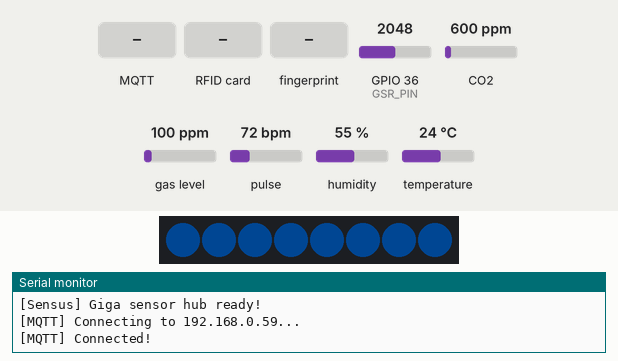
A sketch run on a simulated ESP32. Parts: 8 RGB LEDs in strip order, left to right, the last lines printed to the serial monitor. The test bench sets the inputs (shaded band); at power-on: GPIO 36 (GSR_PIN) = 2048, CO2 600 ppm, gas level 100 ppm, pulse 72 bpm, humidity 55 %, temperature 24 °C. Dim RGB values are drawn brighter than linear; WiFi joins after 1.5 s; servers stay silent unless stated; random numbers use the default seed unless the sketch sets one; no MQTT or app messages arrive unless stated.

Above: at 7.5 s.
7.6 s: MQTT message "warning" arrives on the first subscribed topic
At 8.6 s:
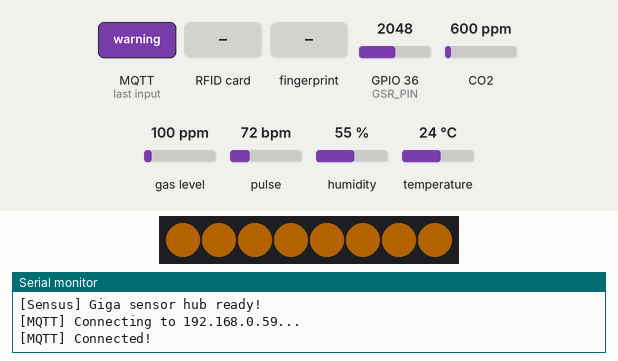
9.1 s: MQTT message "critical" arrives on the first subscribed topic
At 9.8 s:
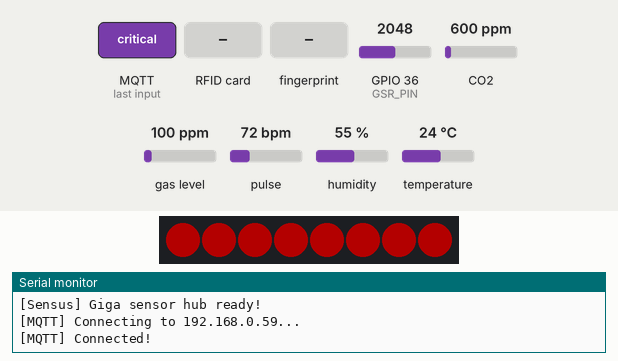
10.6 s: MQTT message "1" arrives on the second subscribed topic
At 10.9 s:
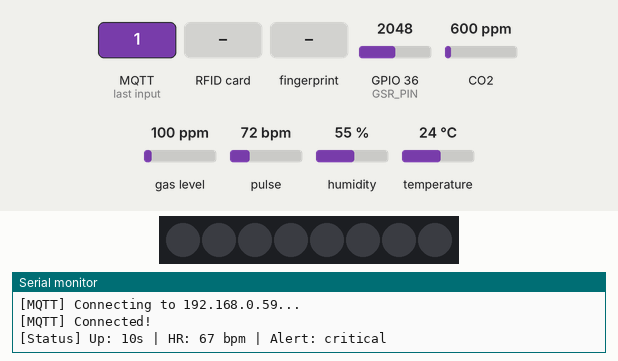
12.1 s: RFID card 5E 7A 19 C4 held to the reader
At 12.3 s:
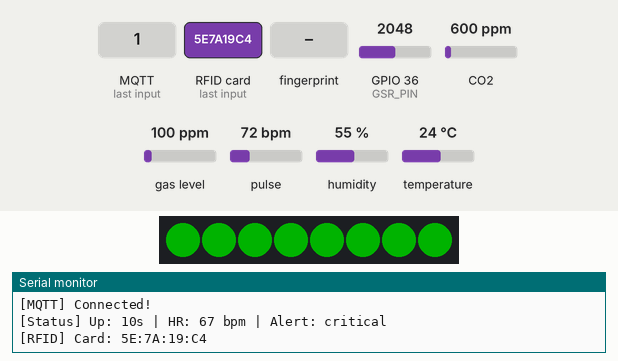
13.6 s: finger stored as number 1 placed on the sensor
At 16.0 s:
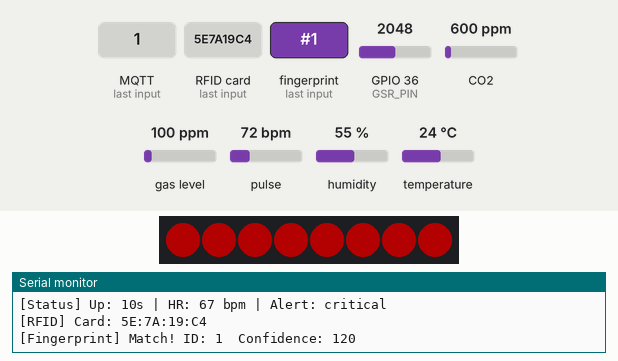
16.3 s: MQTT message "0" arrives on the second subscribed topic
At 17.7 s:
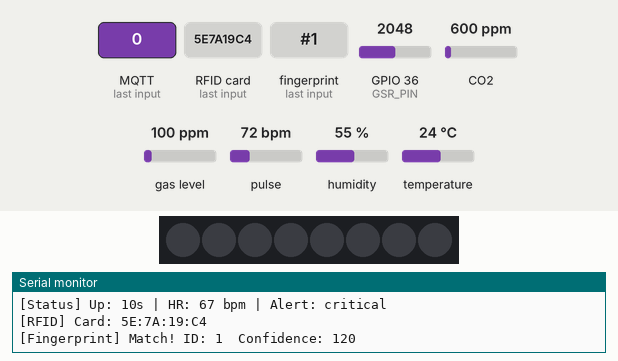
Timing chart, 0 to 18.8 s (numbered marks = the images above; inputs shaded):
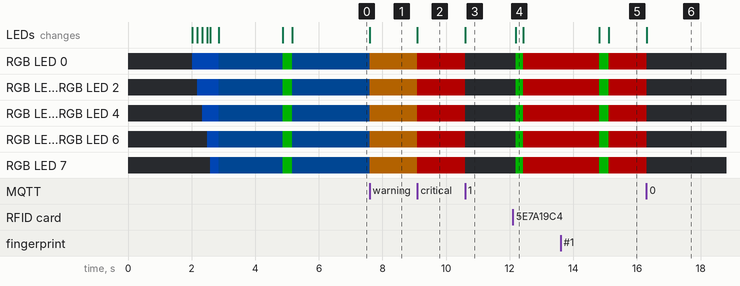

The sketch:

sensus_giga_sensors.ino
```cpp
/*
 * Sensus — Arduino Giga R1 WiFi Sensor Hub
 * ==========================================
 * All-in-one sensor node: environmental, vitals, auth, and status LEDs.
 *
 * Sensors:
 *   - DHT11:     Temperature + Humidity           (Digital pin D2)
 *   - CCS811:    CO2 + TVOC Air Quality           (I2C: SDA/SCL)
 *   - MAX30102:  Heart Rate + SpO2 ground truth   (I2C: SDA/SCL, addr 0x57)
 *   - GSR:       Galvanic Skin Response            (Analog A0)
 *   - RFID RC522: Mifare card authentication       (SPI: MOSI=D11, MISO=D12, SCK=D13, SS=D10, RST=D9)
 *   - M5Stack Finger2: Fingerprint scanner         (UART Serial1: TX=D1, RX=D0)
 *   - NeoPixel:  8-LED status strip                (Digital pin D5)
 *
 * Board: Arduino Giga R1 WiFi
 * Board Package: Arduino Mbed OS Giga Boards
 */

#include <WiFi.h>
#include <PubSubClient.h>
#include <ArduinoJson.h>
#include <Wire.h>
#include <SPI.h>

// Sensors
#include <DHT.h>
#include <Adafruit_CCS811.h>
#include <MAX30105.h>
#include <heartRate.h>
#include <Adafruit_NeoPixel.h>
#include <MFRC522.h>
#include <Adafruit_Fingerprint.h>

// ─── CONFIG ──────────────────────────────────────────────────────────────────
#define NODE_ID       "giga"
#define WIFI_SSID     "sensus-csi"
#define WIFI_PASS     "sensusAI"
#define MQTT_BROKER   "192.168.0.59"
#define MQTT_PORT     1883

// ─── PIN ASSIGNMENTS ─────────────────────────────────────────────────────────
#define DHT_PIN       2
#define DHT_TYPE      DHT11
#define GSR_PIN       A0
#define NEOPIXEL_PIN  5
#define NEOPIXEL_COUNT 8
#define RFID_SS_PIN   10
#define RFID_RST_PIN  9

// ─── TIMING ──────────────────────────────────────────────────────────────────
#define ENV_INTERVAL_MS      2000
#define HR_INTERVAL_MS       100
#define GSR_INTERVAL_MS      500
#define RFID_INTERVAL_MS     300
#define FP_INTERVAL_MS       1000
#define STATUS_INTERVAL_MS   10000
#define HR_PUBLISH_MS        1000

// ─── OBJECTS ─────────────────────────────────────────────────────────────────
WiFiClient wifiClient;
PubSubClient mqtt(wifiClient);

DHT dht(DHT_PIN, DHT_TYPE);
Adafruit_CCS811 ccs;
MAX30105 particleSensor;
Adafruit_NeoPixel strip(NEOPIXEL_COUNT, NEOPIXEL_PIN, NEO_GRB + NEO_KHZ800);
MFRC522 rfid(RFID_SS_PIN, RFID_RST_PIN);
Adafruit_Fingerprint finger = Adafruit_Fingerprint(&Serial1);

// ─── STATE ───────────────────────────────────────────────────────────────────
unsigned long lastEnv = 0, lastHR = 0, lastGSR = 0;
unsigned long lastRFID = 0, lastFP = 0, lastStatus = 0, lastHRPublish = 0;

bool ccsReady = false;
bool maxReady = false;
bool rfidReady = false;
bool fpReady = false;

// MAX30102 heart rate averaging
float beatsPerMinute = 0;
int beatAvg = 0;
const byte RATE_SIZE = 4;
byte rates[RATE_SIZE];
byte rateSpot = 0;
long lastBeat = 0;

// Alert state for LEDs
String currentAlert = "normal";

// ─── MQTT CALLBACK ───────────────────────────────────────────────────────────
void mqttCallback(char* topic, byte* payload, unsigned int length) {
    String msg;
    for (unsigned int i = 0; i < length; i++) msg += (char)payload[i];
    String t = String(topic);

    if (t == "sensus/giga/alert") {
        currentAlert = msg;
        updateLEDs();
    }
    else if (t == "sensus/giga/leds") {
        StaticJsonDocument<64> doc;
        if (deserializeJson(doc, msg) == DeserializationError::Ok) {
            uint8_t r = doc["r"] | 0;
            uint8_t g = doc["g"] | 0;
            uint8_t b = doc["b"] | 0;
            for (int i = 0; i < NEOPIXEL_COUNT; i++) strip.setPixelColor(i, strip.Color(r, g, b));
            strip.show();
        }
    }
}

// ─── LED STATUS INDICATORS ──────────────────────────────────────────────────
void updateLEDs() {
    uint32_t color;
    if (currentAlert == "critical") {
        color = strip.Color(255, 0, 0);
    } else if (currentAlert == "warning") {
        color = strip.Color(255, 140, 0);
    } else if (currentAlert == "auth_ok") {
        color = strip.Color(0, 255, 0);
    } else {
        color = strip.Color(0, 40, 80);
    }
    for (int i = 0; i < NEOPIXEL_COUNT; i++) strip.setPixelColor(i, color);
    strip.show();
}

void ledStartupAnimation() {
    for (int i = 0; i < NEOPIXEL_COUNT; i++) {
        strip.setPixelColor(i, strip.Color(0, 100, 255));
        strip.show();
        delay(80);
    }
    delay(200);
    for (int i = 0; i < NEOPIXEL_COUNT; i++) {
        strip.setPixelColor(i, strip.Color(0, 40, 80));
    }
    strip.show();
}

// ─── WiFi ────────────────────────────────────────────────────────────────────
void connectWiFi() {
    WiFi.disconnect();
    delay(500);
    Serial.print("[WiFi] Connecting to '");
    Serial.print(WIFI_SSID);
    Serial.println("'...");
    WiFi.begin(WIFI_SSID, WIFI_PASS);

    int timeout = 40;
    while (WiFi.status() != WL_CONNECTED && timeout > 0) {
        delay(500);
        Serial.print(".");
        timeout--;
    }

    if (WiFi.status() == WL_CONNECTED) {
        Serial.print("\n[WiFi] Connected! IP: ");
        Serial.println(WiFi.localIP());
        for (int i = 0; i < NEOPIXEL_COUNT; i++) strip.setPixelColor(i, strip.Color(0, 255, 0));
        strip.show();
        delay(300);
        updateLEDs();
    } else {
        Serial.println("\n[WiFi] FAILED");
        for (int i = 0; i < NEOPIXEL_COUNT; i++) strip.setPixelColor(i, strip.Color(255, 0, 0));
        strip.show();
    }
}

// ─── MQTT ────────────────────────────────────────────────────────────────────
void mqttReconnect() {
    if (WiFi.status() != WL_CONNECTED) return;

    String clientId = String("sensus-giga-") + String(random(1000));
    Serial.print("[MQTT] Connecting to ");
    Serial.print(MQTT_BROKER);
    Serial.println("...");

    if (mqtt.connect(clientId.c_str())) {
        Serial.println("[MQTT] Connected!");
        mqtt.subscribe("sensus/giga/alert");
        mqtt.subscribe("sensus/giga/leds");

        StaticJsonDocument<128> doc;
        doc["node"] = NODE_ID;
        doc["event"] = "connected";
        doc["ip"] = WiFi.localIP().toString();
        char buf[128];
        serializeJson(doc, buf);
        mqtt.publish("sensus/giga/status", buf);
    } else {
        Serial.print("[MQTT] Failed, rc=");
        Serial.println(mqtt.state());
    }
}

void publishJson(const char* topic, JsonDocument& doc) {
    char buf[384];
    serializeJson(doc, buf, sizeof(buf));
    mqtt.publish(topic, buf);
}

// ─── SENSOR INIT ─────────────────────────────────────────────────────────────
void initSensors() {
    dht.begin();
    Serial.println("[DHT11] Initialized on pin D2");

    if (ccs.begin()) {
        ccsReady = true;
        while (!ccs.available()) delay(100);
        Serial.println("[CCS811] Initialized (I2C)");
    } else {
        Serial.println("[CCS811] NOT FOUND - skipping");
    }

    if (particleSensor.begin(Wire, I2C_SPEED_FAST)) {
        maxReady = true;
        particleSensor.setup();
        particleSensor.setPulseAmplitudeRed(0x0A);
        particleSensor.setPulseAmplitudeGreen(0);
        Serial.println("[MAX30102] Initialized (I2C)");
    } else {
        Serial.println("[MAX30102] NOT FOUND - skipping");
    }

    SPI.begin();
    rfid.PCD_Init();
    delay(100);
    rfidReady = true;
    rfid.PCD_Init();
    Serial.println("[RFID] RC522 Initialized (SPI)");

    Serial1.begin(57600);
    finger.begin(57600);
    if (finger.verifyPassword()) {
        fpReady = true;
        finger.getTemplateCount();
        Serial.print("[Fingerprint] Found, templates: ");
        Serial.println(finger.templateCount);
    } else {
        Serial.println("[Fingerprint] NOT FOUND - skipping");
    }

    strip.begin();
    strip.setBrightness(60);
    strip.show();
    Serial.println("[NeoPixel] 8-LED strip on pin D5");
}

// ─── SENSOR READING FUNCTIONS ────────────────────────────────────────────────

void readAndPublishEnv() {
    StaticJsonDocument<256> doc;
    doc["ts"] = millis();

    float temp = dht.readTemperature();
    float hum = dht.readHumidity();
    if (!isnan(temp)) doc["temp"] = serialized(String(temp, 1));
    if (!isnan(hum))  doc["humidity"] = serialized(String(hum, 1));

    if (ccsReady && ccs.available() && !ccs.readData()) {
        doc["co2"] = ccs.geteCO2();
        doc["tvoc"] = ccs.getTVOC();
    }

    publishJson("sensus/giga/env", doc);
}

void readMAX30102() {
    if (!maxReady) return;

    long irValue = particleSensor.getIR();

    if (irValue > 50000) {
        if (checkForBeat(irValue)) {
            long delta = millis() - lastBeat;
            lastBeat = millis();
            beatsPerMinute = 60.0 / (delta / 1000.0);

            if (beatsPerMinute > 30 && beatsPerMinute < 220) {
                rates[rateSpot++ % RATE_SIZE] = (byte)beatsPerMinute;
                beatAvg = 0;
                byte count = min((byte)rateSpot, RATE_SIZE);
                for (byte i = 0; i < count; i++) beatAvg += rates[i];
                beatAvg /= count;
            }
        }
    } else {
        beatsPerMinute = 0;
        beatAvg = 0;
    }
}

void publishHR() {
    if (!maxReady) return;

    StaticJsonDocument<128> doc;
    doc["ts"] = millis();
    if (beatAvg > 0) {
        doc["hr"] = beatAvg;
        doc["bpm_raw"] = serialized(String(beatsPerMinute, 1));
        doc["finger"] = true;
    } else {
        doc["hr"] = 0;
        doc["finger"] = false;
    }
    publishJson("sensus/giga/hr", doc);
}

void readAndPublishGSR() {
    int raw = analogRead(GSR_PIN);
    float voltage = raw * (3.3 / 65535.0);
    float resistance = (3.3 - voltage) / (voltage + 0.0001) * 10000.0;
    float conductance = 1000000.0 / (resistance + 1.0);

    StaticJsonDocument<128> doc;
    doc["ts"] = millis();
    doc["raw"] = raw;
    doc["conductance"] = serialized(String(conductance, 2));
    doc["voltage"] = serialized(String(voltage, 3));
    publishJson("sensus/giga/gsr", doc);
}

void checkRFID() {
    if (!rfidReady) return;
    if (!rfid.PICC_IsNewCardPresent()) return;
    if (!rfid.PICC_ReadCardSerial()) return;

    String uid = "";
    for (byte i = 0; i < rfid.uid.size; i++) {
        if (rfid.uid.uidByte[i] < 0x10) uid += "0";
        uid += String(rfid.uid.uidByte[i], HEX);
        if (i < rfid.uid.size - 1) uid += ":";
    }
    uid.toUpperCase();

    Serial.print("[RFID] Card: ");
    Serial.println(uid);

    for (int i = 0; i < NEOPIXEL_COUNT; i++) strip.setPixelColor(i, strip.Color(0, 255, 0));
    strip.show();
    delay(200);
    updateLEDs();

    StaticJsonDocument<192> doc;
    doc["ts"] = millis();
    doc["method"] = "rfid";
    doc["uid"] = uid;
    doc["type"] = rfid.PICC_GetTypeName(rfid.PICC_GetType(rfid.uid.sak));
    publishJson("sensus/giga/auth", doc);

    rfid.PICC_HaltA();
    rfid.PCD_StopCrypto1();
}

void checkFingerprint() {
    if (!fpReady) return;

    int result = finger.getImage();
    if (result != FINGERPRINT_OK) return;

    result = finger.image2Tz();
    if (result != FINGERPRINT_OK) return;

    result = finger.fingerSearch();
    if (result == FINGERPRINT_OK) {
        Serial.print("[Fingerprint] Match! ID: ");
        Serial.print(finger.fingerID);
        Serial.print("  Confidence: ");
        Serial.println(finger.confidence);

        for (int i = 0; i < NEOPIXEL_COUNT; i++) strip.setPixelColor(i, strip.Color(0, 255, 0));
        strip.show();
        delay(300);
        updateLEDs();

        StaticJsonDocument<128> doc;
        doc["ts"] = millis();
        doc["method"] = "fingerprint";
        doc["id"] = finger.fingerID;
        doc["confidence"] = finger.confidence;
        publishJson("sensus/giga/auth", doc);
    } else if (result == FINGERPRINT_NOTFOUND) {
        StaticJsonDocument<128> doc;
        doc["ts"] = millis();
        doc["method"] = "fingerprint";
        doc["id"] = -1;
        doc["status"] = "unknown";
        publishJson("sensus/giga/auth", doc);

        for (int i = 0; i < NEOPIXEL_COUNT; i++) strip.setPixelColor(i, strip.Color(255, 140, 0));
        strip.show();
        delay(300);
        updateLEDs();
    }
}

void publishStatus() {
    StaticJsonDocument<256> doc;
    doc["node"] = NODE_ID;
    doc["role"] = "sensor_hub";
    doc["uptime_s"] = millis() / 1000;
    doc["board"] = "Giga R1 WiFi";

    JsonArray sensors = doc.createNestedArray("sensors");
    sensors.add("dht11");
    if (ccsReady) sensors.add("ccs811");
    if (maxReady) sensors.add("max30102");
    sensors.add("gsr");
    if (rfidReady) sensors.add("rfid_rc522");
    if (fpReady) sensors.add("fingerprint");
    sensors.add("neopixel_8");

    publishJson("sensus/giga/status", doc);

    Serial.print("[Status] Up: ");
    Serial.print(millis() / 1000);
    Serial.print("s | HR: ");
    Serial.print(beatAvg);
    Serial.print(" bpm | Alert: ");
    Serial.println(currentAlert);
}

// ─── SETUP ───────────────────────────────────────────────────────────────────
void setup() {
    Serial.begin(115200);
    delay(2000);

    Serial.println();
    Serial.println("========================================");
    Serial.println("  SENSUS Sensor Hub");
    Serial.println("  Board: Arduino Giga R1 WiFi");
    Serial.println("  Sensors: DHT11 + CCS811 + MAX30102");
    Serial.println("           GSR + RFID + Fingerprint");
    Serial.println("           NeoPixel x8 Status LEDs");
    Serial.println("========================================");

    strip.begin();
    strip.setBrightness(60);
    ledStartupAnimation();

    connectWiFi();

    mqtt.setServer(MQTT_BROKER, MQTT_PORT);
    mqtt.setCallback(mqttCallback);
    mqtt.setBufferSize(2048);
    mqtt.setKeepAlive(30);

    initSensors();

    Serial.println("[Sensus] Giga sensor hub ready!");
}

// ─── LOOP ────────────────────────────────────────────────────────────────────
void loop() {
    if (WiFi.status() != WL_CONNECTED) {
        connectWiFi();
        if (WiFi.status() != WL_CONNECTED) { delay(5000); return; }
    }

    if (!mqtt.connected()) {
        mqttReconnect();
        if (!mqtt.connected()) { delay(3000); return; }
    }
    mqtt.loop();

    unsigned long now = millis();

    if (now - lastEnv >= ENV_INTERVAL_MS) { readAndPublishEnv(); lastEnv = now; }
    if (now - lastHR >= HR_INTERVAL_MS) { readMAX30102(); lastHR = now; }
    if (now - lastHRPublish >= HR_PUBLISH_MS) { publishHR(); lastHRPublish = now; }
    if (now - lastGSR >= GSR_INTERVAL_MS) { readAndPublishGSR(); lastGSR = now; }
    if (now - lastRFID >= RFID_INTERVAL_MS) { checkRFID(); lastRFID = now; }
    if (now - lastFP >= FP_INTERVAL_MS) { checkFingerprint(); lastFP = now; }
    if (now - lastStatus >= STATUS_INTERVAL_MS) { publishStatus(); lastStatus = now; }
}
```

Measured:
- after the input at 7.6 s, RGB LED 0–7: RGB(0, 9, 19) → RGB(60, 33, 0) at once; the LEDs: change at once (image 1)
- after the input at 9.1 s, RGB LED 0–7: RGB(60, 33, 0) → RGB(60, 0, 0) at once; the LEDs: change at once (image 2)
- after the input at 10.6 s, RGB LED 0–7: RGB(60, 0, 0) → off at once; the LEDs: change at once (image 3)
- after the input at 12.1 s, RGB LED 0–7: off → RGB(0, 60, 0) after 0.09 s, → RGB(60, 0, 0) 0.24 s later; the LEDs: change after 0.09 s (image 4)
- after the input at 13.6 s, RGB LED 0–7: RGB(60, 0, 0) → RGB(0, 60, 0) after 1.2 s, → RGB(60, 0, 0) 0.30 s later; the LEDs: first change after 1.2 s (image 5 shows a later state)
- after the input at 16.3 s, RGB LED 0–7: RGB(60, 0, 0) → off at once; the LEDs: change at once (image 6)
